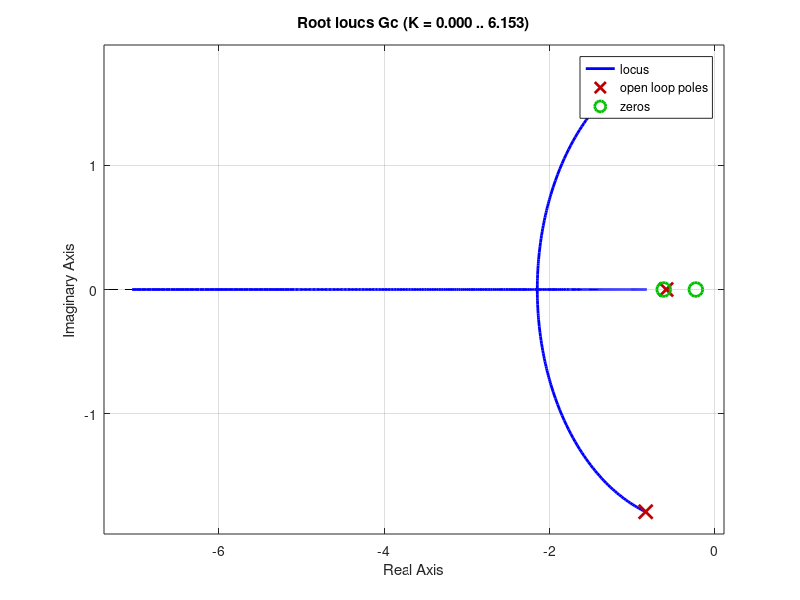

This chart was generated by the following MATLAB code: (Note: this script raises an error after producing the figure.)
%% Método lugar de las raíces continuo

clear all; close all; clc;

s = tf('s');

Gc = (s^2 + .8516*s + .1436)/(s^3 + 2.267*s^2 + 4.884*s + 2.3)

rlocus(Gc)

%% Routh Hurwitz discreto

clear all; close all; clc;

syms k s z

z = (1+s)/(1-s);
P = z^3 + (0.2956*k-.3689)*z^2 + (.08454-.3703*k)*z - .1036 + .113*k;
Q = simplifyFraction(vpa(P));
[n, d] = numden(Q);
n = collect(n, [s^3,s^2,s,1]); % Factorización por agrupación

% Extracción de coeficientes
c(1) = children(children(n,1),1);
c(2) = children(children(n,2),1);
c(3) = children(children(n,3),1);
c(4) = children(n,4);

pretty(n/d)
-c

[M, L] = routh_hurwitz(-c);
M
SL = simplify(L)


%% Método lugar de las raíces discreto

clear all; close all; clc;

z = tf('z', -1);
% z = (1+s)/(1-s);
Gd = (0.2956*z^2 - 0.3703*z + 0.113)/(z^3 - 0.3689*z^2 + 0.08454*z - 0.1036);

rlocus(Gd)